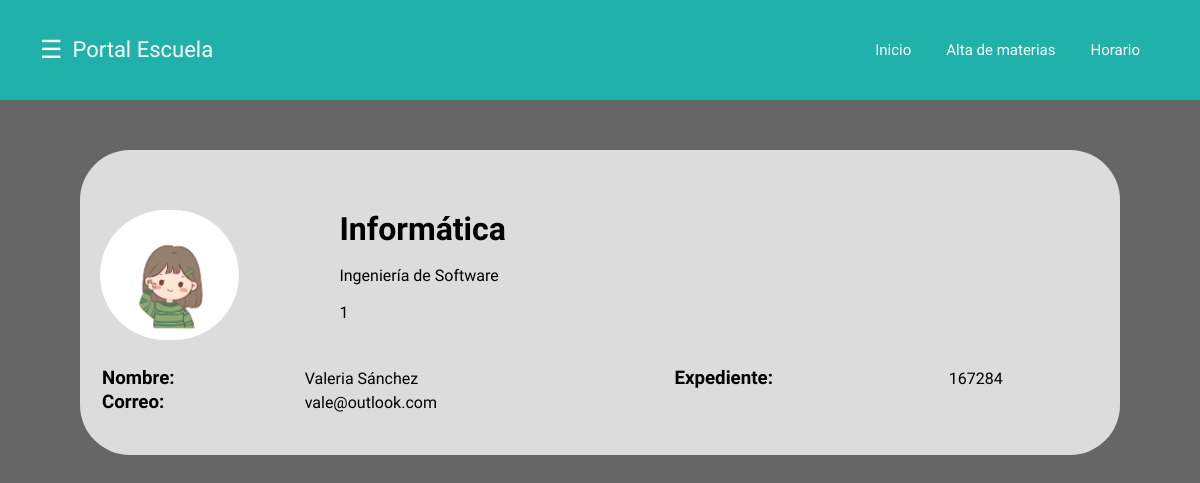
Page /Pprincipal.php?matricula=167284 on the committed database.
### tables this page shows
CREATE TABLE `alumnos` (
  `Matricula` int(11) NOT NULL,
  `Nombre` varchar(30) NOT NULL,
  `Apellido` varchar(30) NOT NULL,
  `Correo` varchar(30) NOT NULL,
  `Password` varchar(30) NOT NULL,
  `Facultad` varchar(30) NOT NULL,
  `Semestre` int(11) NOT NULL,
  `Carrera` varchar(40) NOT NULL,
  `Imagen` varchar(30) NOT NULL
);

### Pprincipal.php (the view, shortened to what this page needs)
<!DOCTYPE html>
<html>
<head>
	<link rel="stylesheet" href="Cprincipal.css">
</head>
<body>
<?php
$bd = new mysqli("localhost","id20895239_uaqximeinfo","Baka baka01$","id20895239_alumnos");
$matricula=$_GET['matricula'];
$query_alumnos=mysqli_query($bd,"SELECT * FROM alumnos WHERE Matricula=$matricula");
	$info=mysqli_fetch_array($query_alumnos);
?>
<header class="header">
		<div class="container">
		<div class="btn-menu">
			<label for="btn-menu">☰</label>
		</div>
			<div class="logo">
				<h1>Portal Escuela</h1>
			</div>
			<nav class="menu">
				<a href="<?php echo"Pprincipal.php?matricula=$matricula"?>">Inicio</a>
				<a href="<?php echo"Pregistro_materias.php?matricula=$matricula"?>">Alta de materias</a>
				<a href="<?php echo"Phorario.php?matricula=$matricula"?>">Horario</a>
			</nav>
		</div>
	</header>
<div class="Info_alumno">
	<div class="Imagen_alumno">
		<img src="<?php echo $info['Imagen'];?>">
	<div class="detalles">
		<h1>
		<?php echo $info['Facultad']; ?>
		</h1>
		<p class="carrera"><?php echo $info['Carrera']; ?></p>
		<p class="semestre"><?php echo $info['Semestre']; ?></p>
	</div>
	</div>
	<table>
		<tr>
			<td><h3>Nombre:</h3></td>
			<td><?php echo $info['Nombre']. " ".$info['Apellido'];?></td>
			<td><h3>Expediente:</h3></td>
			<td><p><?php echo $info['Matricula'];?></p></td>
		</tr>
		<tr>
			<td><h3>Correo:</h3></td>
			<td><p><?php echo $info['Correo'];?></p></td>
			<td></td>
			<td></p></td>
		</tr>
	</table>
</div>
</body>
</html>

### Cprincipal.css (style rules this page uses)
* { margin: 0; padding: 0; box-sizing: border-box; font-family: 'Montserrat Alternates', sans-serif; }
body { background-image: url(https://amqueretaro.com/wp-content/uploads/2019/12/uaq-2.jpg); }
.header { height: 100px; background-color: lightseagreen; }
.container { margin: 0px 40px 0px 40px; }
.container .btn-menu, .logo { float: left; line-height:100px; }
.container .btn-menu label { color: #fff; font-size: 25px; cursor: pointer; }
.logo h1 { color: #fff; font-weight: 400; font-size: 22px; margin-left: 10px; }
.container .menu { float: right; line-height:70px; display: flex; justify-items: center; align-items: center; }
.container .menu a { display: inline-block; padding: 15px; text-decoration: none; color: #fff; transition: all 0.3s ease; font-size: 15px; margin-right: 5px; }
.Info_alumno { display: grid; background-color: gainsboro; margin: 50px 80px 50px 80px; border-radius: 50px; padding: 40px 20px 40px 20px; }
.Imagen_alumno { margin: 20px 30px 25px 0px; display: flex; justify-self: left; }
.Imagen_alumno img { height: 130px; border-radius: 80px; }
.detalles { margin-left: 100px; display: grid; }

### rows in the picture
alumnos: Facultad "Informática", Carrera "Ingeniería de Software", Semestre "1", Nombre "Valeria", Apellido "Sánchez", Matricula "167284", Correo "vale@outlook.com"
